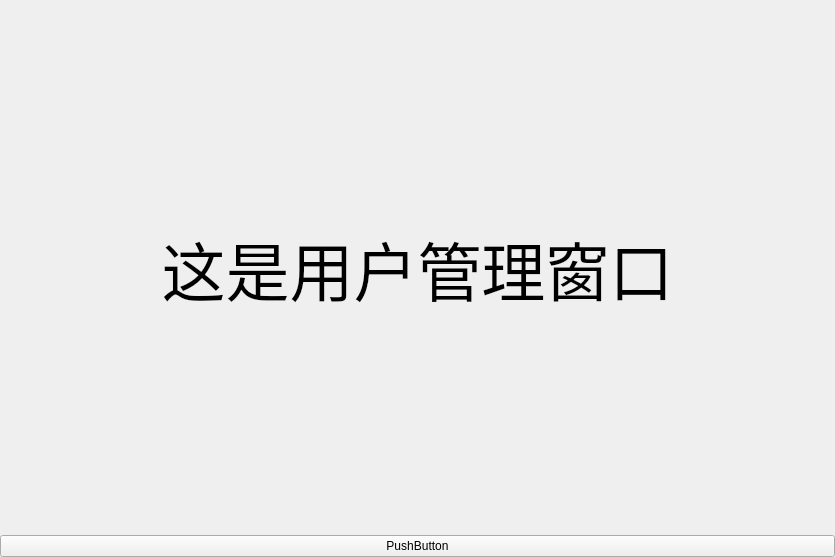
<?xml version="1.0" encoding="UTF-8"?>
<ui version="4.0">
 <class>UserWindow</class>
 <widget class="QWidget" name="UserWindow">
  <property name="geometry">
   <rect>
    <x>0</x>
    <y>0</y>
    <width>835</width>
    <height>557</height>
   </rect>
  </property>
  <property name="windowTitle">
   <string>Form</string>
  </property>
  <layout class="QGridLayout" name="gridLayout">
   <property name="leftMargin">
    <number>0</number>
   </property>
   <property name="topMargin">
    <number>0</number>
   </property>
   <property name="rightMargin">
    <number>0</number>
   </property>
   <property name="bottomMargin">
    <number>0</number>
   </property>
   <property name="spacing">
    <number>0</number>
   </property>
   <item row="0" column="0">
    <widget class="QLabel" name="label">
     <property name="font">
      <font>
       <family>04b03</family>
       <pointsize>48</pointsize>
      </font>
     </property>
     <property name="styleSheet">
      <string notr="true"/>
     </property>
     <property name="text">
      <string>这是用户管理窗口</string>
     </property>
     <property name="alignment">
      <set>Qt::AlignCenter</set>
     </property>
    </widget>
   </item>
   <item row="1" column="0">
    <widget class="QPushButton" name="pushButton">
     <property name="styleSheet">
      <string notr="true"/>
     </property>
     <property name="text">
      <string>PushButton</string>
     </property>
    </widget>
   </item>
  </layout>
 </widget>
 <resources/>
 <connections/>
</ui>
